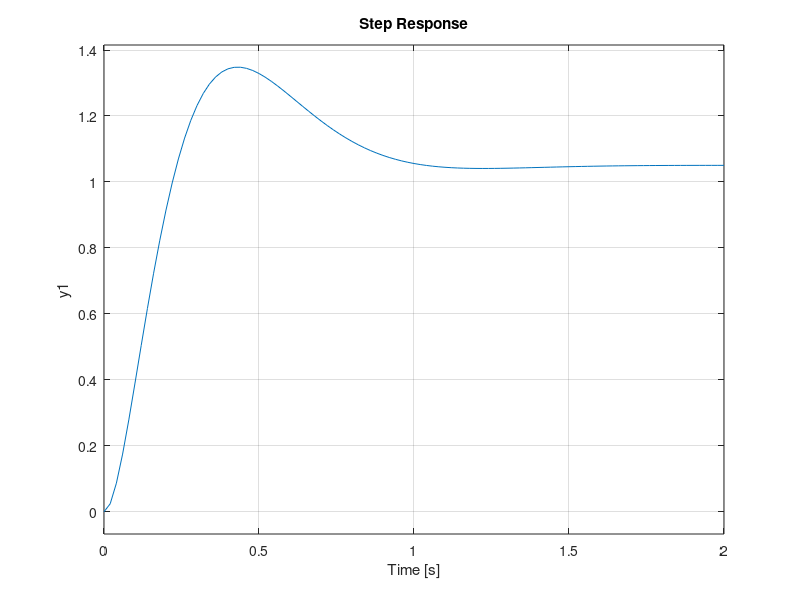
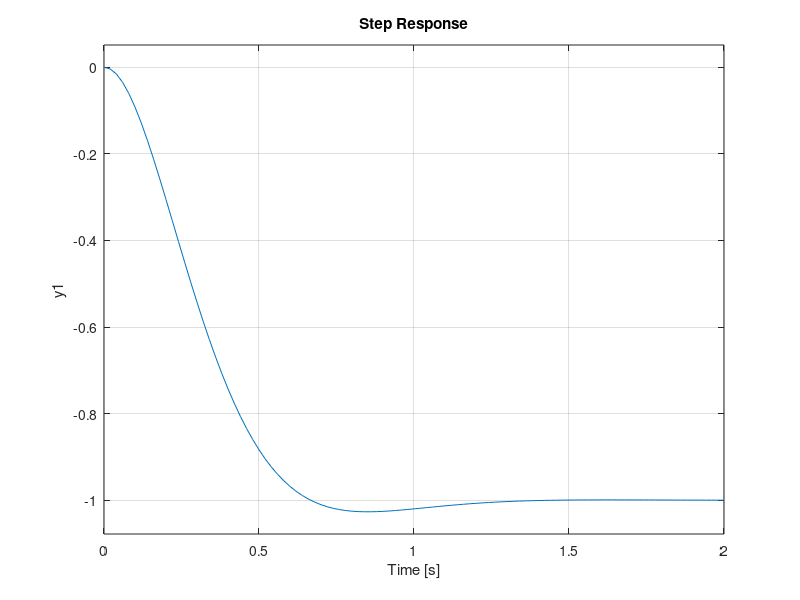

The MATLAB script that drew these images, in order:
clear all
close all
s = tf('s');
dni=21050001 ; % Incluir DNI alumno
rng(dni);
Kp=21
Kd=6+2*(rand-0.5)
lambda=20+2*(rand-0.5)

%   feedback(C*P,H)
%   parallel(sys1,sys2)

K2=parallel(Kp,(lambda*Kd*s)/(s+lambda));
K1=(1/((s+1)*(s-1)));

%FUNCIONES:
Gry=feedback(K1*K2,1)
figure(1)
step(Gry)

Gdy=-feedback(K1,K2)
figure(2)
step(20*Gdy)